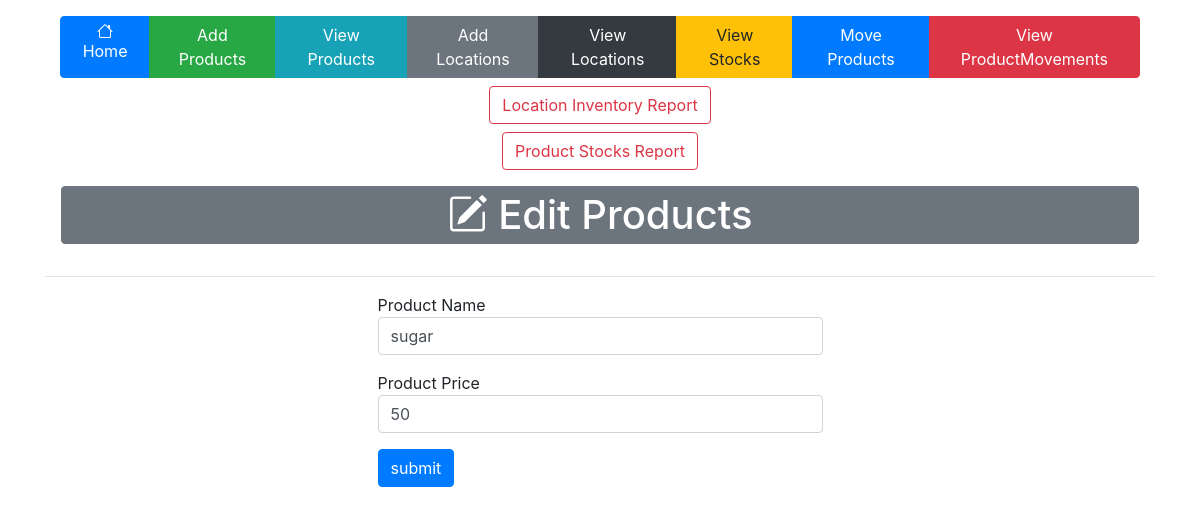
Before: /edit_products/1001 with the older database file.
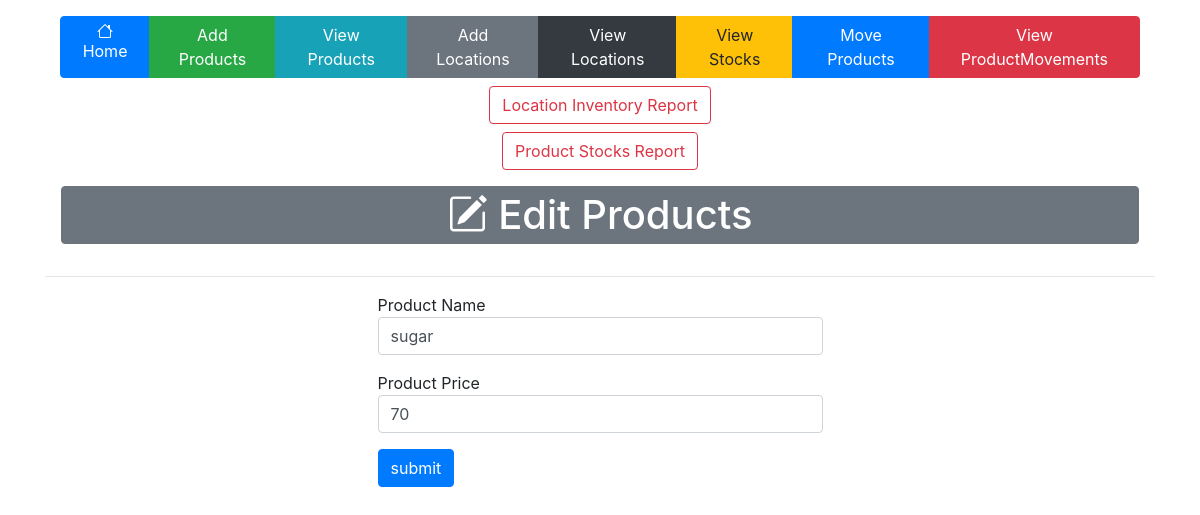
After: the same page with the newer database file.
### tables this page shows
CREATE TABLE "products" (
	"P_ID"	INTEGER,
	"P_NAME"	TEXT,
	"PRICE"	INTEGER,
	PRIMARY KEY("P_ID" AUTOINCREMENT)
);

### app.py (the view, shortened to what this page needs)
@app.route('/edit_products/<string:pid>',methods=['POST','GET'])
def edit_products(pid):
    con=sql.connect("inventory.db")
    con.row_factory=sql.Row
    cur=con.cursor()
    cur.execute("select * from products where P_ID=?",(pid,))
    data=cur.fetchone()
    return render_template("edit_products.html",datas=data)

### templates/edit_products.html
{% extends 'layout.html' %}
{% block body %}
<div class="d-flex justify-content-between align-items-center mb-3">
    <div class="flex-grow-1 text-center">
        <h1 class="border border-secondary m-3 p-1 bg-secondary text-white rounded bolder"><i class="bi bi-pencil-square"></i> Edit Products</h1>
    </div>
</div>
    <hr>
    <div class="row">
        <div class="col-5 mx-auto">
            <form method="post" action='{{url_for("edit_products",pid=datas.P_ID)}}'>
                <div class="form-group">
                    <lable>Product Name</lable>
                    <input type="text" name="pname" required class="form-control" value="{{datas.P_NAME}}">
                </div>
                <div class="form-group">
                    <lable>Product Price</lable>
                    <input type="text" name="price" required class="form-control" value="{{datas.PRICE}}">
                </div>
                <input type="submit" value="submit" class="btn btn-primary">
            </form>
        </div>
    </div>
{% endblock %}

Changed rows visible on the page:
changed products "sugar": price "50" → "70"
